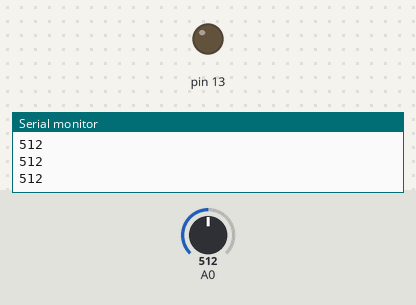
Bench run of a sketch on a simulated Arduino Uno, built with avr-gcc and run on an emulated ATmega328P. Shown: output pins drawn as LEDs (lit = HIGH), the last lines printed to the serial monitor. The test bench sets the inputs (shaded band); at power-on: A0 = 512.

Above: at 1.2 s.
1.3 s: A0 set to 786
2.8 s: A0 set to 812
At 3.1 s:
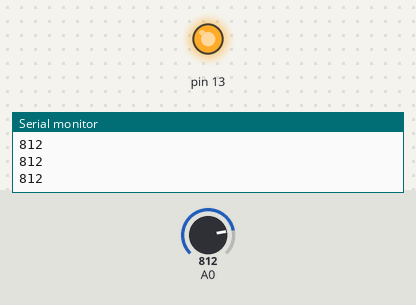
4.3 s: A0 set to 790
At 5.2 s:
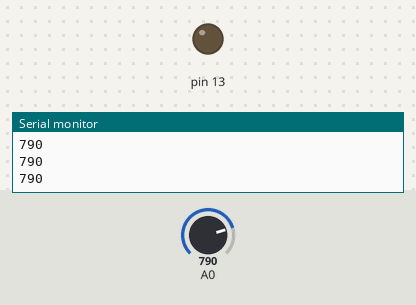
5.8 s: A0 set to 810
At 6.4 s:
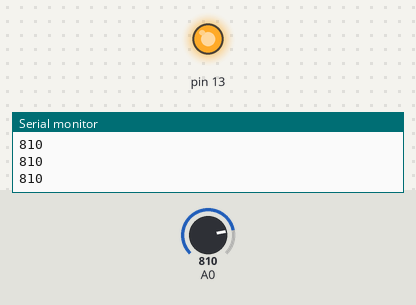
Timing chart, 0 to 8.3 s (numbered marks = the images above; inputs shaded):
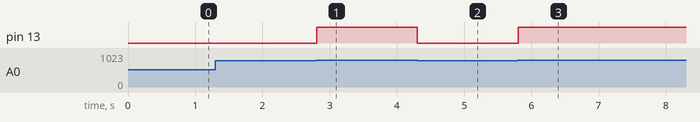

The sketch:

lab4.ino
```cpp
// C++ code
//

int moist_Sensor=0;
void setup()
{
  pinMode(A0, INPUT);
  Serial.begin(9600);
  pinMode(13, OUTPUT);
}

void loop()
{
  moist_Sensor=analogRead(A0);
  Serial.println(moist_Sensor);
  if(moist_Sensor>=800){

  digitalWrite(13, HIGH);
  }
  else{

  digitalWrite(13, LOW);
  }
  delay(10);

}
```

Measured:
- the behaviour switches between 799 and 800 on A0 (found by bisection; images 0 and 1)
- after the input at 2.8 s, pin 13: LOW → HIGH at once
- after the input at 4.3 s, pin 13: HIGH → LOW at once
- after the input at 5.8 s, pin 13: LOW → HIGH at once
